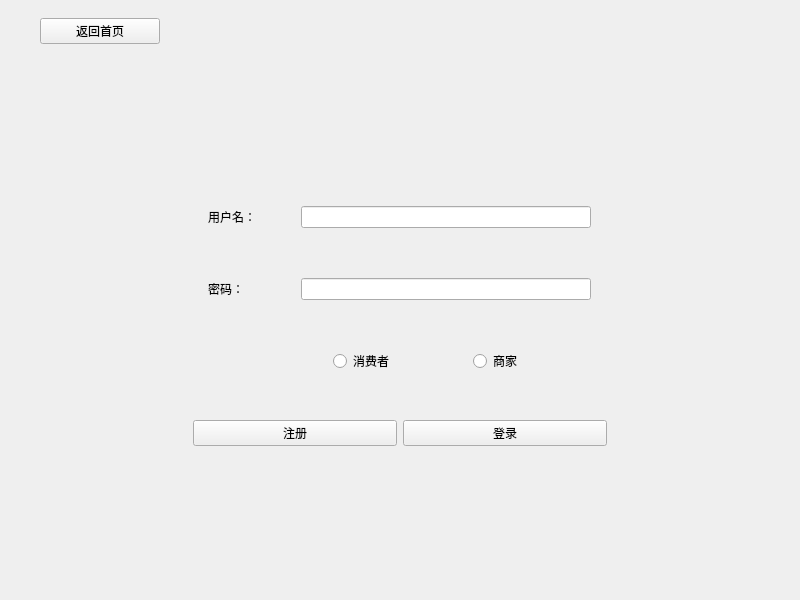
<?xml version="1.0" encoding="UTF-8"?>
<ui version="4.0">
 <class>login</class>
 <widget class="QMainWindow" name="login">
  <property name="geometry">
   <rect>
    <x>0</x>
    <y>0</y>
    <width>800</width>
    <height>600</height>
   </rect>
  </property>
  <property name="sizePolicy">
   <sizepolicy hsizetype="Fixed" vsizetype="Fixed">
    <horstretch>0</horstretch>
    <verstretch>0</verstretch>
   </sizepolicy>
  </property>
  <property name="minimumSize">
   <size>
    <width>800</width>
    <height>600</height>
   </size>
  </property>
  <property name="maximumSize">
   <size>
    <width>800</width>
    <height>600</height>
   </size>
  </property>
  <property name="windowTitle">
   <string>MainWindow</string>
  </property>
  <widget class="QWidget" name="centralwidget">
   <layout class="QVBoxLayout" name="verticalLayout">
    <item>
     <widget class="QWidget" name="widget_menu" native="true">
      <property name="sizePolicy">
       <sizepolicy hsizetype="Preferred" vsizetype="Fixed">
        <horstretch>0</horstretch>
        <verstretch>0</verstretch>
       </sizepolicy>
      </property>
      <layout class="QHBoxLayout" name="horizontalLayout">
       <item>
        <widget class="QPushButton" name="btn_index">
         <property name="maximumSize">
          <size>
           <width>120</width>
           <height>16777215</height>
          </size>
         </property>
         <property name="text">
          <string>返回首页</string>
         </property>
        </widget>
       </item>
       <item>
        <spacer name="horizontalSpacer_6">
         <property name="orientation">
          <enum>Qt::Horizontal</enum>
         </property>
         <property name="sizeType">
          <enum>QSizePolicy::Fixed</enum>
         </property>
         <property name="sizeHint" stdset="0">
          <size>
           <width>600</width>
           <height>20</height>
          </size>
         </property>
        </spacer>
       </item>
      </layout>
     </widget>
    </item>
    <item>
     <widget class="QWidget" name="widget_5" native="true">
      <layout class="QHBoxLayout" name="horizontalLayout_2">
       <item>
        <widget class="QWidget" name="widget" native="true">
         <property name="minimumSize">
          <size>
           <width>450</width>
           <height>300</height>
          </size>
         </property>
         <property name="maximumSize">
          <size>
           <width>450</width>
           <height>300</height>
          </size>
         </property>
         <layout class="QVBoxLayout" name="verticalLayout_3">
          <item>
           <widget class="QWidget" name="widget_2" native="true">
            <layout class="QHBoxLayout" name="horizontalLayout_3">
             <item>
              <widget class="QLabel" name="label">
               <property name="sizePolicy">
                <sizepolicy hsizetype="Fixed" vsizetype="Fixed">
                 <horstretch>0</horstretch>
                 <verstretch>0</verstretch>
                </sizepolicy>
               </property>
               <property name="minimumSize">
                <size>
                 <width>72</width>
                 <height>0</height>
                </size>
               </property>
               <property name="text">
                <string>用户名：</string>
               </property>
              </widget>
             </item>
             <item>
              <widget class="QLineEdit" name="userName">
               <property name="sizePolicy">
                <sizepolicy hsizetype="Fixed" vsizetype="Fixed">
                 <horstretch>0</horstretch>
                 <verstretch>0</verstretch>
                </sizepolicy>
               </property>
               <property name="minimumSize">
                <size>
                 <width>290</width>
                 <height>0</height>
                </size>
               </property>
               <property name="maximumSize">
                <size>
                 <width>290</width>
                 <height>16777215</height>
                </size>
               </property>
              </widget>
             </item>
            </layout>
           </widget>
          </item>
          <item>
           <widget class="QWidget" name="widget_3" native="true">
            <layout class="QHBoxLayout" name="horizontalLayout_4">
             <item>
              <widget class="QLabel" name="label_2">
               <property name="sizePolicy">
                <sizepolicy hsizetype="Fixed" vsizetype="Preferred">
                 <horstretch>0</horstretch>
                 <verstretch>0</verstretch>
                </sizepolicy>
               </property>
               <property name="minimumSize">
                <size>
                 <width>72</width>
                 <height>0</height>
                </size>
               </property>
               <property name="text">
                <string>密码：</string>
               </property>
              </widget>
             </item>
             <item>
              <widget class="QLineEdit" name="password">
               <property name="sizePolicy">
                <sizepolicy hsizetype="Fixed" vsizetype="Fixed">
                 <horstretch>0</horstretch>
                 <verstretch>0</verstretch>
                </sizepolicy>
               </property>
               <property name="minimumSize">
                <size>
                 <width>290</width>
                 <height>0</height>
                </size>
               </property>
               <property name="maximumSize">
                <size>
                 <width>290</width>
                 <height>16777215</height>
                </size>
               </property>
               <property name="echoMode">
                <enum>QLineEdit::Password</enum>
               </property>
              </widget>
             </item>
            </layout>
           </widget>
          </item>
          <item>
           <widget class="QWidget" name="widget_6" native="true">
            <layout class="QHBoxLayout" name="horizontalLayout_6">
             <item>
              <spacer name="horizontalSpacer_5">
               <property name="orientation">
                <enum>Qt::Horizontal</enum>
               </property>
               <property name="sizeType">
                <enum>QSizePolicy::Fixed</enum>
               </property>
               <property name="sizeHint" stdset="0">
                <size>
                 <width>140</width>
                 <height>20</height>
                </size>
               </property>
              </spacer>
             </item>
             <item>
              <widget class="QRadioButton" name="radioButton">
               <property name="text">
                <string>消费者</string>
               </property>
              </widget>
             </item>
             <item>
              <widget class="QRadioButton" name="radioButton_2">
               <property name="text">
                <string>商家</string>
               </property>
              </widget>
             </item>
            </layout>
           </widget>
          </item>
          <item>
           <widget class="QWidget" name="widget_4" native="true">
            <layout class="QHBoxLayout" name="horizontalLayout_5">
             <item>
              <widget class="QPushButton" name="btn_reg">
               <property name="text">
                <string>注册</string>
               </property>
              </widget>
             </item>
             <item>
              <widget class="QPushButton" name="btn_login">
               <property name="text">
                <string>登录</string>
               </property>
              </widget>
             </item>
            </layout>
           </widget>
          </item>
         </layout>
        </widget>
       </item>
      </layout>
     </widget>
    </item>
   </layout>
  </widget>
 </widget>
 <resources/>
 <connections/>
</ui>
